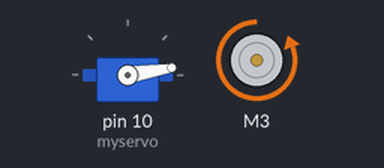
Simulated run of this sketch. Board: Arduino Uno, built with avr-gcc and run on an emulated ATmega328P. On the bench: servo, DC motor (green arrow = forward, orange = backward, longer = faster).

Above: at 0.15 s.
At 9.19 s:
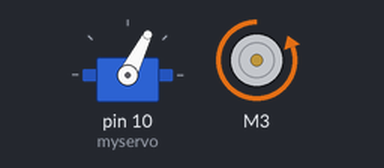
At 19.75 s:
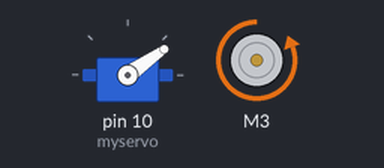
At 39.65 s:
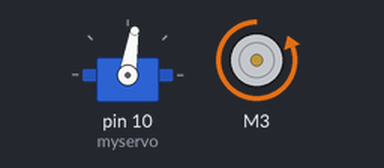
Timing chart, 0 to 40.0 s (numbered marks = the images above):
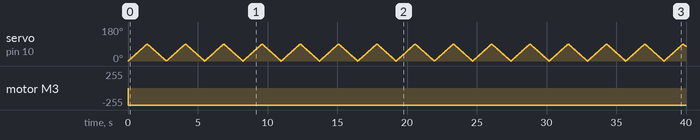

Measured:
- by itself, motor M3: stopped → backward 255/255 at 0.00 s

The sketch:

code.ino
```cpp
#include <AFMotor.h>
#include <Servo.h>
Servo myservo;

AF_DCMotor motor(3);

int pos = 0;
void setup() {
  // put your setup code here, to run once:
  myservo.attach(10);
  motor.setSpeed(255);
}

void loop() {
  // put your main code here, to run repeatedly:

motor.run(BACKWARD);
 for (pos = 0; pos <= 90; pos += 1) { // goes from 0 degrees to 180 degrees
    // in steps of 1 degree
    myservo.write(pos);              // tell servo to go to position in variable 'pos'
    delay(15);                       // waits 15 ms for the servo to reach the position
  }
  for (pos = 90; pos >= 0; pos -= 1) { // goes from 180 degrees to 0 degrees
    myservo.write(pos);              // tell servo to go to position in variable 'pos'
    delay(15);
}
}
```
